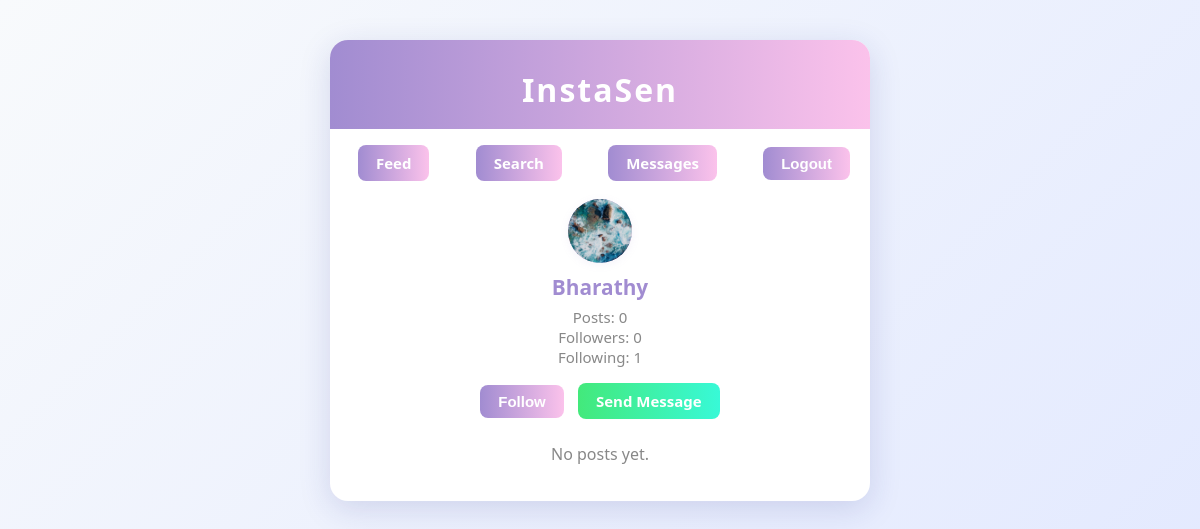
The page /user/Bharathy (signed in) on the database its author committed.
### models.py (models this page shows)
class User(UserMixin, db.Model):
    id = db.Column(db.Integer, primary_key=True)
    username = db.Column(db.String(80), unique=True, nullable=False)
    password = db.Column(db.String(200), nullable=False)
    profile_image = db.Column(db.String(120), nullable=True)
    posts = db.relationship('Post', backref='author', lazy=True)
    comments = db.relationship('Comment', backref='author', lazy=True)
    likes = db.relationship('Like', backref='user', lazy=True)
    notifications = db.relationship('Notification', backref='user', lazy=True)
    followed = db.relationship('Follow', foreign_keys=[Follow.follower_id], backref='follower', lazy='dynamic')
    followers = db.relationship('Follow', foreign_keys=[Follow.followed_id], backref='followed', lazy='dynamic')
    sent_messages = db.relationship('Message', foreign_keys=[Message.sender_id], backref='sender', lazy='dynamic')
    received_messages = db.relationship('Message', foreign_keys=[Message.recipient_id], backref='recipient', lazy='dynamic')

### main.py (the view)
@main_bp.route('/user/<username>')
@login_required
def profile(username):
    user = User.query.filter_by(username=username).first_or_404()
    posts = Post.query.filter_by(user_id=user.id).order_by(Post.timestamp.desc()).all()
    is_following = False
    if user.id != current_user.id:
        is_following = Follow.query.filter_by(follower_id=current_user.id, followed_id=user.id).first() is not None
    follower_count = user.followers.count()
    following_count = user.followed.count()
    return render_template('profile.html', user=user, posts=posts, is_following=is_following, follower_count=follower_count, following_count=following_count)

### app.py (called while the page is built)
@login_manager.user_loader
def load_user(user_id):
    return User.query.get(int(user_id))

### templates/profile.html (shortened to what this page needs)
<!DOCTYPE html>
<html lang="en">
<head>
</head>
<body>
    <div class="container">
        <div class="header">
            <h2>InstaSen</h2>
        </div>
        <div class="nav">
            <a href="{{ url_for('main.feed') }}">Feed</a>
            <a href="{{ url_for('main.search') }}">Search</a>
            <a href="{{ url_for('main.messages_inbox') }}">Messages</a>
            <form method="post" action="{{ url_for('auth.logout') }}" style="display:inline;">
                <button type="submit">Logout</button>
            </form>
        </div>
        <div class="profile-info">
            {% if user.id == current_user.id %}
                <form id="profile-image-form" method="post" action="{{ url_for('main.upload_profile_image') }}" enctype="multipart/form-data" style="margin-bottom:10px;">
                    <label for="profile-image-input" style="cursor:pointer;">
                        {% if user.profile_image %}
                            <img src="{{ url_for('static', filename='images/' ~ user.profile_image) }}" alt="Profile Image" class="avatar-large" style="object-fit:cover;"/>
                        {% else %}
                            <div class="avatar-large">{{ user.username[0]|upper }}</div>
                        {% endif %}
                    </label>
                    <input id="profile-image-input" type="file" name="profile_image" accept="image/*" style="display:none;" onchange="document.getElementById('profile-image-form').submit();">
                </form>
            {% else %}
                {% if user.profile_image %}
                    <img src="{{ url_for('static', filename='images/' ~ user.profile_image) }}" alt="Profile Image" class="avatar-large" style="object-fit:cover;"/>
                {% else %}
                    <div class="avatar-large">{{ user.username[0]|upper }}</div>
                {% endif %}
            {% endif %}
            <div class="username">{{ user.username }}</div>
            <div class="stats">
                Posts: {{ posts|length }}<br>
                Followers: {{ follower_count }}<br>
                Following: {{ following_count }}
            </div>
            {% if user.id == current_user.id %}
                <form method="post" action="{{ url_for('main.delete_profile') }}" style="margin-top:10px;">
                    <button type="submit" style="background:#f44336;color:#fff;border:none;border-radius:8px;font-size:15px;font-weight:600;padding:8px 18px;cursor:pointer;" onclick="return confirm('Are you sure you want to delete your profile? This cannot be undone.');">
                        Delete Profile
                    </button>
                </form>
            {% elif user.id != current_user.id %}
                <form method="post" action="{{ url_for('main.follow' if not is_following else 'main.unfollow', username=user.username) }}" style="margin-top:10px;display:inline-block;">
                    <button type="submit" style="background:linear-gradient(90deg, #a18cd1 0%, #fbc2eb 100%);color:#fff;border:none;border-radius:8px;font-size:15px;font-weight:600;padding:8px 18px;cursor:pointer;">
                        {{ 'Unfollow' if is_following else 'Follow' }}
                    </button>
                </form>
                <a href="{{ url_for('main.conversation', username=user.username) }}" style="background:linear-gradient(90deg, #43e97b 0%, #38f9d7 100%);color:#fff;border:none;border-radius:8px;font-size:15px;font-weight:600;padding:8px 18px;cursor:pointer;margin-left:10px;display:inline-block;text-decoration:none;">Send Message</a>
            {% endif %}
        </div>
        <div class="posts-list">
            {% for post in posts %}
                <div class="post">
                    <img class="post-image" src="{{ url_for('static', filename='images/' ~ post.image_filename) }}" alt="Post image">
                    {% if post.caption %}
                    <div class="caption">{{ post.caption }}</div>
                    {% endif %}
                    <div class="post-footer">
                        <div class="sentiment-box">
                            <span class="emoji">
                                {% if post.sentiment == 'Positive' %}😊{% elif post.sentiment == 'Negative' %}😞{% else %}😐{% endif %}
                            </span>
                            <span class="sentiment {{ post.sentiment }}">{{ post.sentiment }}</span>
                            <span class="score">({{ post.sentiment_score }})</span>
                        </div>
                        <div>
                            <span class="like-count">♥ {{ post.likes|length }}</span>
                            <span class="comment-count">💬 {{ post.comments|length }}</span>
                        </div>
                    </div>
                </div>
            {% else %}
                <p style="text-align:center; color:#888;">No posts yet.</p>
            {% endfor %}
        </div>
    </div>
</body>
</html>

### templates/profile.html (style rules this page uses)
body { background: linear-gradient(135deg, #f8fafc 0%, #e0e7ff 100%); font-family: 'Segoe UI', Arial, sans-serif; min-height: 100vh; margin: 0; }
.container { max-width: 540px; margin: 40px auto; background: #fff; border-radius: 18px; box-shadow: 0 8px 32px 0 rgba(31, 38, 135, 0.15); overflow: hidden; padding-bottom: 20px; }
.header { padding: 28px 20px 18px 20px; background: linear-gradient(90deg, #a18cd1 0%, #fbc2eb 100%); text-align: center; }
.header h2 { margin: 0; font-size: 2rem; color: #fff; letter-spacing: 2px; font-weight: 700; }
.nav { display: flex; justify-content: space-between; align-items: center; padding: 16px 20px 0 20px; }
.nav a, .nav form button { background: linear-gradient(90deg, #a18cd1 0%, #fbc2eb 100%); color: #fff; border: none; border-radius: 8px; font-size: 15px; font-weight: 600; padding: 8px 18px; text-decoration: none; margin-left: 8px; cursor: pointer; transition: background 0.2s, transform 0.1s; }
.profile-info { text-align: center; margin: 18px 0 24px 0; }
.avatar-large { width: 64px; height: 64px; border-radius: 50%; background: linear-gradient(135deg, #a18cd1 0%, #fbc2eb 100%); display: flex; align-items: center; justify-content: center; color: #fff; font-weight: bold; font-size: 2rem; margin: 0 auto 10px auto; box-shadow: 0 2px 8px 0 rgba(161, 140, 209, 0.10); }
.username { font-weight: bold; color: #a18cd1; font-size: 1.3rem; margin-bottom: 6px; }
.stats { color: #888; font-size: 15px; margin-bottom: 8px; }
.posts-list { padding: 0 20px; }

### rows shown on the page
User: profile_image (picture), username "Bharathy"

### other values the page prints
{{ posts|length }} "0"
{{ follower_count }} "0"
{{ following_count }} "1"
{{ 'Unfollow' if is_following else 'Follow' }} "Follow"
